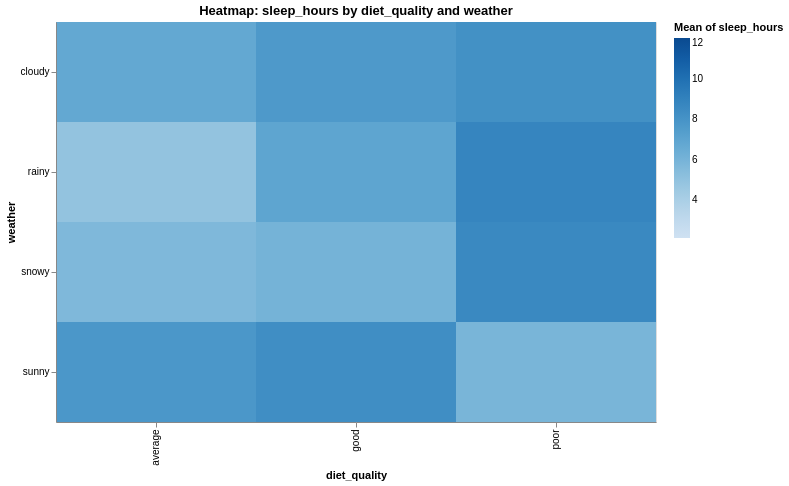

The specification (Vega-Lite) saved for this image:
### Vega-Lite specification from a JSON file in a GitHub repository (floating-point values rounded to 4 significant figures; data arrays with more than 128 entries replaced by an {"elided": "..."} marker saying what was removed)
{"$schema": "https://vega.github.io/schema/vega-lite/v5.json", "title": "Heatmap: sleep_hours by diet_quality and weather", "width": 600, "height": 400, "data": {"values": {"elided": "2000 records"}}, "mark": "rect", "encoding": {"x": {"field": "diet_quality", "type": "nominal", "scale": {}}, "y": {"field": "weather", "type": "nominal", "scale": {}}, "color": {"aggregate": "mean", "field": "sleep_hours", "type": "quantitative", "scale": {"scheme": "blues"}}, "tooltip": [{"field": "diet_quality", "type": "nominal"}, {"field": "weather", "type": "nominal"}, {"field": "sleep_hours", "type": "quantitative"}]}, "transform": [], "params": []}
